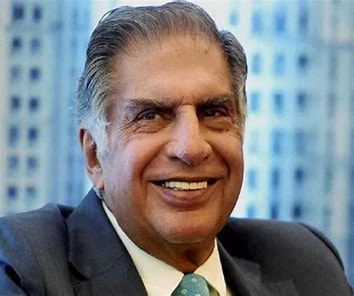
#> input picture Desktop/Face recognition/AttendanceMarker-20240222T142355Z-001/AttendanceMarker/images/ratantata_001.jpg, 354 x 296 px; its folder holds only this picture in this run
$ python main2.py
#> lines starting #> are read from the running program, lines starting #| are printed output that depends on the picture
import cv2
import os

def preprocess_images(input_dir, output_dir, target_size=(100, 100)):
    # Create the output directory if it doesn't exist
#> called with input_dir = 'images', output_dir = 'preprocessed_images', target_size = (100, 100)
    if not os.path.exists(output_dir):
        os.makedirs(output_dir)

    # Iterate over each file in the input directory
    for filename in os.listdir(input_dir):
        # Load the image
        image_path = os.path.join(input_dir, filename)
        image = cv2.imread(image_path)
#> image is the input picture: shape (296, 354, 3); mean B, G, R 134.2, 128.9, 123.6

        if image is not None:
            # Convert the image to grayscale
            gray_image = cv2.cvtColor(image, cv2.COLOR_BGR2GRAY)
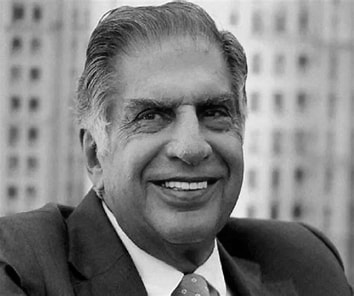
#> gray_image: shape (296, 354); min 0, max 254, mean 127.9

            # Resize the image to the target size
            resized_image = cv2.resize(gray_image, target_size)
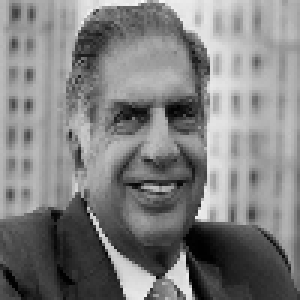
#> resized_image: shape (100, 100) (shown 3 times larger); min 0, max 251, mean 127.8

            # Save the preprocessed image to the output directory
            output_path = os.path.join(output_dir, filename)
            cv2.imwrite(output_path, resized_image)

            print(f'Preprocessed image saved: {output_path}')

# Example usage:
input_directory = 'images'
output_directory = 'preprocessed_images'
preprocess_images(input_directory, output_directory)
